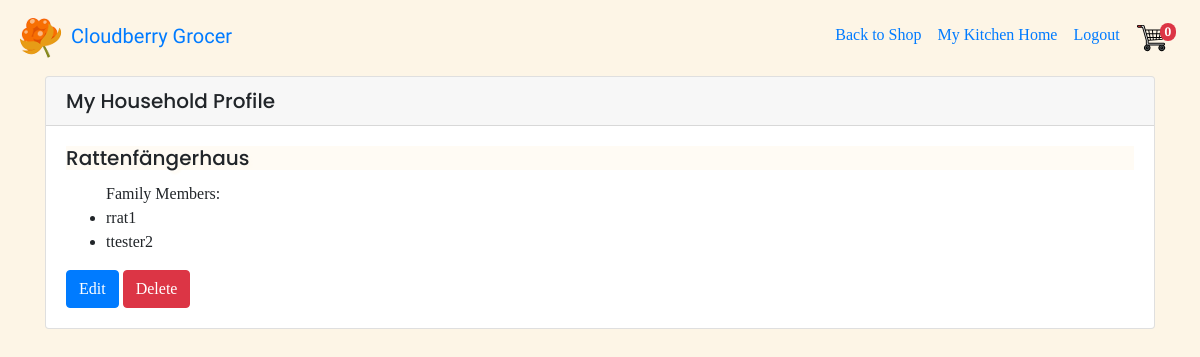
The page /mykitchen/view-household/13 (signed in) on the database as committed earlier.
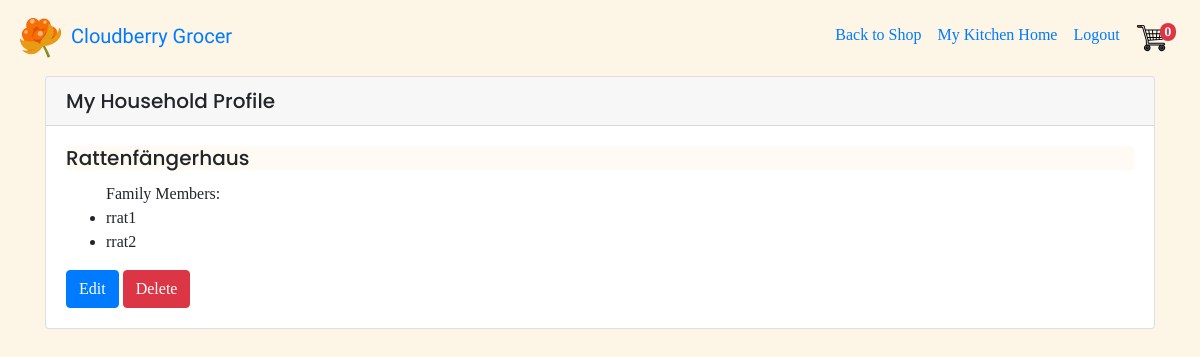
The same page on the database as committed later.
### mykitchen/models.py (models this page shows, shortened)
class Member(models.Model):
    user = models.ForeignKey(User, on_delete=models.CASCADE,
                             related_name="user")
    household = models.ForeignKey(Household, on_delete=models.CASCADE,
                                  related_name="household")

### mykitchen/views.py (the view)
# urls.py: path('view-household/<int:household_id>', mykitchen.views.view_household,
@login_required
@permission_required(['mykitchen.view_household',
                      'mykitchen.view_member'])
def view_household(request, household_id):
    household = Household.objects.get(id=household_id)
    members = Member.objects.filter(household=household)
    return render(request, 'mykitchen/view_household.template.html', {
        'household': household,
        'members': members
    })

### cart/contexts.py (called while the page is built)
def cart_contents(request):
    cart = request.session.get("shopping_cart", {})
    return {
        'shopping_cart': cart,
        'item_count': len(cart)
}

### mykitchen/templates/mykitchen/view_household.template.html (shortened to what this page needs)
{% extends 'base_kitchen.template.html' %}
{%load static %}
{% block content%}
<div class="card">
  <h5 class="card-header">My Household Profile</h5>
  <div class="card-body">
    <h5 class="card-title">{{household.name}}</h5>
    <ul class="card-text">Family Members:
    {% for member in members %}
    <li> {{member.user}}</li>
    {% endfor %}
    </ul>
    <a href="{% url 'edit_household' household_id=household.id%}" class="btn btn-primary" role="button">Edit</a>
    <button type="button" class="btn btn-danger" data-toggle="modal" data-target="#deleteModal-{{household.id}}">
    Delete
    </button>
  </div>
</div>
{% endblock %}

Rows that differ between the two databases and show on the page:
changed Member: user "ttester2" → "rrat2"
